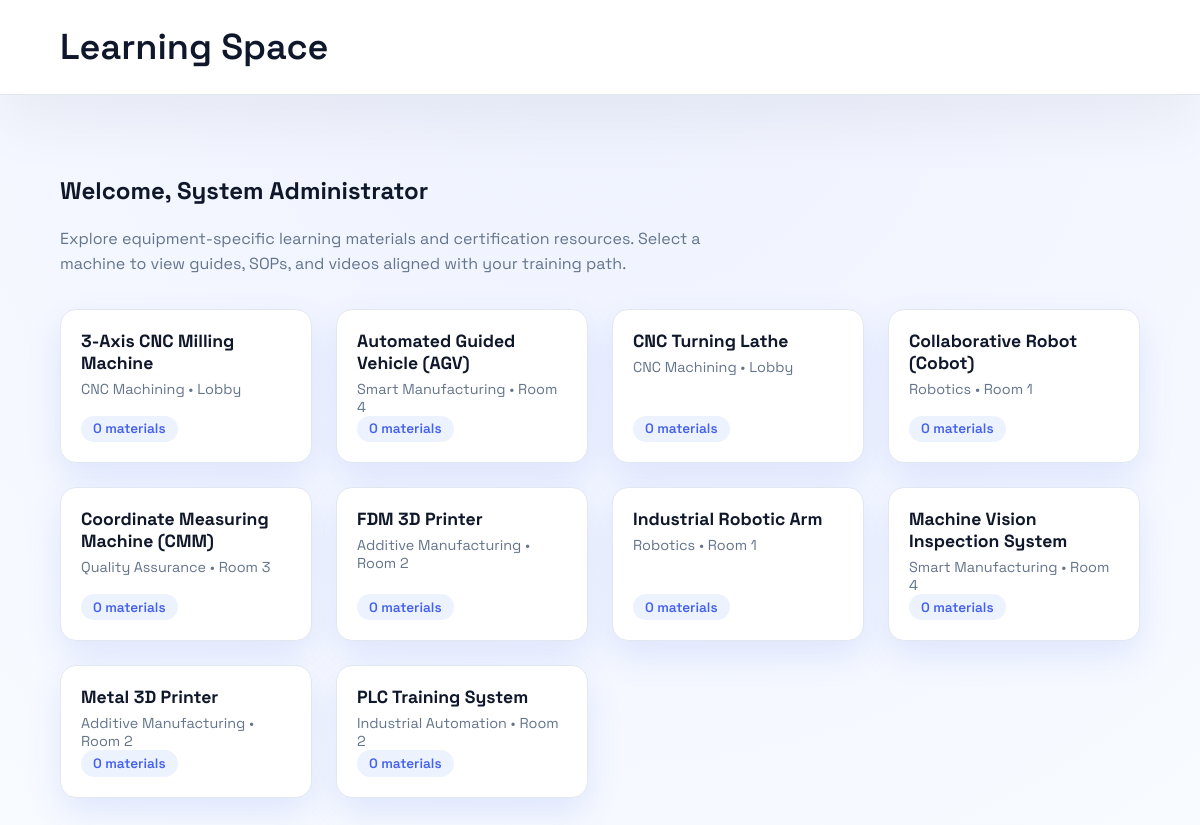
The app's page /learning-space.php (signed in), older data.
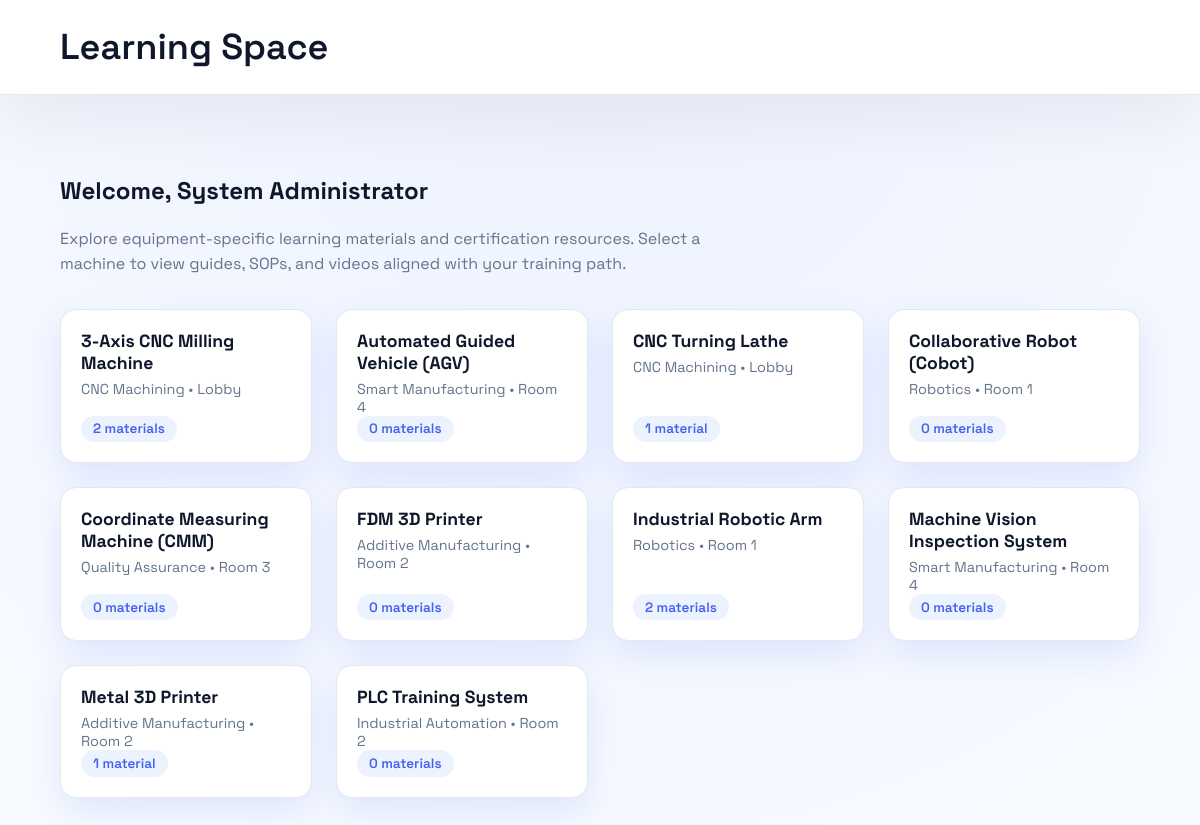
The same page, newer data.
### tables this page shows
CREATE TABLE `equipment` (
  `equipment_id` bigint(20) NOT NULL,
  `serial_no` varchar(80) DEFAULT NULL,
  `name` varchar(120) NOT NULL,
  `category` varchar(60) NOT NULL,
  `location` varchar(80) DEFAULT NULL,
  `manufacturer` varchar(80) DEFAULT NULL,
  `model` varchar(80) DEFAULT NULL,
  `risk_level` enum('low','medium','high') NOT NULL DEFAULT 'low',
  `current_status` enum('operational','maintenance','faulty') NOT NULL DEFAULT 'operational',
  `status_updated_at` datetime NOT NULL DEFAULT current_timestamp(),
  `status_updated_by` bigint(20) DEFAULT NULL,
  `notes` text DEFAULT NULL,
  `created_at` datetime NOT NULL DEFAULT current_timestamp(),
  `updated_at` datetime NOT NULL DEFAULT current_timestamp() ON UPDATE current_timestamp()
);

### session.php (called while the page is built, shortened)
<?php
if (!function_exists('current_user')) {
	function current_user(): ?array
	{
		return [
			'user_id' => (int) ($_SESSION['user_id'] ?? 0),
			'admin_number' => (string) ($_SESSION['admin_number'] ?? ''),
			'role_id' => (int) ($_SESSION['role_id'] ?? 0),
			'role_name' => (string) ($_SESSION['role_name'] ?? ''),
			'full_name' => (string) ($_SESSION['full_name'] ?? ''),
		];
	}
}
if (!function_exists('require_login')) {
	function require_login(array $allowedRoles = []): array
	{
		$user = current_user();
		return $user;
	}
}

### learning-space.php (the view, shortened to what this page needs)
<?php
require_once __DIR__ . '/session.php';
require_once __DIR__ . '/db.php';
$currentUser = require_login();
$userFullName = trim((string) ($currentUser['full_name'] ?? ''));
$equipment = [];
$equipmentResult = mysqli_query(
	$conn,
	'SELECT equipment_id, name, category, location FROM equipment ORDER BY name ASC'
);
if ($equipmentResult === false) {
	$equipmentError = 'Unable to load equipment right now.';
} else {
	while ($row = mysqli_fetch_assoc($equipmentResult)) {
		$equipmentId = (int) ($row['equipment_id'] ?? 0);
		$equipment[] = [
			'equipment_id' => $equipmentId,
			'name' => trim((string) ($row['name'] ?? 'Unnamed equipment')),
			'category' => trim((string) ($row['category'] ?? '')),
			'location' => trim((string) ($row['location'] ?? '')),
		];
	}
}
$materialsByEquipment = [];
$materialsSql = "SELECT
		etm.equipment_id,
		tm.material_id,
		tm.title,
		tm.material_type,
		tm.file_url,
		tm.file_path
	FROM equipment_training_materials etm
	INNER JOIN training_materials tm ON tm.material_id = etm.material_id
	ORDER BY tm.title ASC";
$materialsResult = mysqli_query($conn, $materialsSql);
if ($materialsResult === false) {
	$materialsError = 'Unable to load learning materials right now.';
} else {
	while ($row = mysqli_fetch_assoc($materialsResult)) {
		$equipmentId = (int) ($row['equipment_id'] ?? 0);
		$title = trim((string) ($row['title'] ?? 'Untitled material'));
		$materialsByEquipment[$equipmentId][] = [
			'material_id' => (int) ($row['material_id'] ?? 0),
			'title' => $title === '' ? 'Untitled material' : $title,
			'material_type' => trim((string) ($row['material_type'] ?? 'other')),
			'file_url' => trim((string) ($row['file_url'] ?? '')),
			'file_path' => trim((string) ($row['file_path'] ?? '')),
		];
	}
}
?>
<!DOCTYPE html>
<html lang="en">
	<head>
	</head>
	<body>
		<header>
			<h1>Learning Space</h1>
		</header>
		<main>
			<section class="intro">
				<h2>Welcome, <?php echo htmlspecialchars($userFullName, ENT_QUOTES); ?></h2>
				<p>
					Explore equipment-specific learning materials and certification resources. Select a
					machine to view guides, SOPs, and videos aligned with your training path.
				</p>
			</section>
			<section class="grid">
				<?php foreach ($equipment as $machine): ?>
					<?php
						$machineId = (int) $machine['equipment_id'];
						$materials = $materialsByEquipment[$machineId] ?? [];
						$materialCount = count($materials);
						$locationParts = [];
						if ($machine['category'] !== '') {
							$locationParts[] = $machine['category'];
						}
						if ($machine['location'] !== '') {
							$locationParts[] = $machine['location'];
						}
						$subtitle = $locationParts !== [] ? implode(' • ', $locationParts) : 'Certification resources';
					?>
					<article class="card">
						<details>
							<summary>
								<h2><?php echo htmlspecialchars($machine['name'], ENT_QUOTES); ?></h2>
								<p><?php echo htmlspecialchars($subtitle, ENT_QUOTES); ?></p>
								<span class="material-count">
									<?php echo $materialCount; ?> material<?php echo $materialCount === 1 ? '' : 's'; ?>
								</span>
							</summary>
						</details>
					</article>
				<?php endforeach; ?>
			</section>
		</main>
	</body>
</html>

### learning-space.php (style rules this page uses)
:root { --bg: #f8fbff; --accent: #4361ee; --accent-soft: #edf2ff; --text: #0f172a; --muted: #64748b; --card: #ffffff; font-size: 16px; }
* { box-sizing: border-box; }
body { margin: 0; font-family: "Space Grotesk", "Segoe UI", Tahoma, sans-serif; color: var(--text); background: radial-gradient(circle at top, #eef2ff, var(--bg)); min-height: 100vh; }
header { padding: 1.5rem clamp(1.5rem, 5vw, 4rem); background: var(--card); border-bottom: 1px solid #e2e8f0; box-shadow: 0 30px 60px rgba(15, 23, 42, 0.05); position: sticky; top: 0; z-index: 10; }
header h1 { margin: 0; font-size: clamp(1.6rem, 3vw, 2.4rem); font-weight: 600; }
main { padding: clamp(2rem, 5vw, 4rem); }
.intro { max-width: 680px; margin-bottom: 2rem; }
.intro p { color: var(--muted); line-height: 1.6; }
.grid { display: grid; grid-template-columns: repeat(auto-fit, minmax(240px, 1fr)); gap: 1.5rem; }
.card { background: var(--card); padding: 1.25rem; border-radius: 1rem; border: 1px solid #e2e8f0; box-shadow: 0 15px 35px rgba(67, 97, 238, 0.12); display: flex; flex-direction: column; }
.card details { margin: 0; flex: 1; display: flex; flex-direction: column; }
.card summary { list-style: none; cursor: pointer; flex: 1; display: flex; flex-direction: column; }
.card summary h2 { margin: 0 0 0.35rem; font-size: 1.1rem; }
.card summary p { margin: 0; color: var(--muted); font-size: 0.9rem; }
.material-count { margin-top: auto; display: inline-flex; align-self: flex-start; align-items: center; gap: 0.35rem; padding: 0.3rem 0.75rem; border-radius: 999px; background: var(--accent-soft); color: var(--accent); font-size: 0.85rem; font-weight: 600; }

Row changes from the older to the newer data that the page shows:
changed equipment "3-Axis CNC Milling Machine": equipment_id "0" → "2"
shown differently, row unchanged: equipment "CNC Turning Lathe": equipment_id "0" → "1"; no longer shows "s"
computed for equipment "Industrial Robotic Arm": equipment_id "0" → "2"
shown differently, row unchanged: equipment "Metal 3D Printer": equipment_id "0" → "1"; no longer shows "s"
